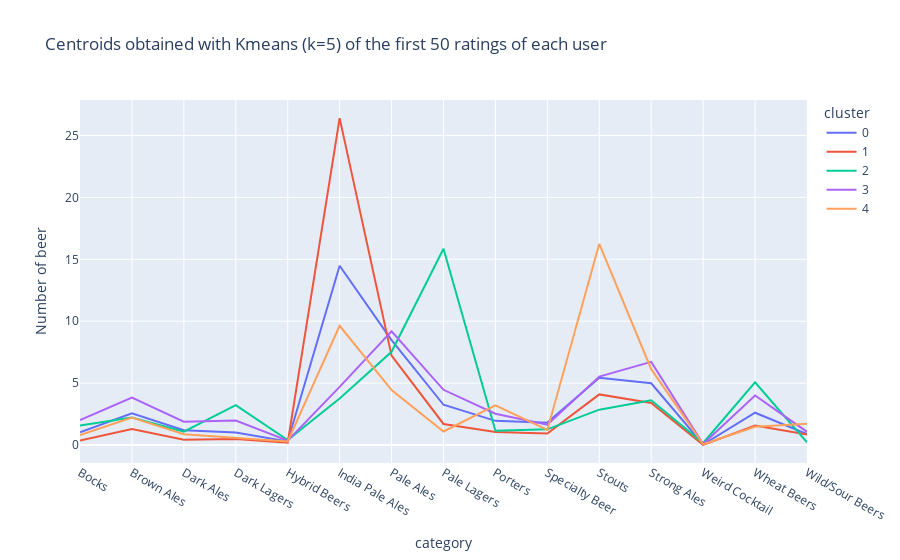

This figure's notebook cell:
### Code cell
fig = px.line(df_cluster_beer_5, x="category", y="Number of beer", color="cluster", title="Centroids obtained with Kmeans (k=5) of the first 50 ratings of each user")
fig.show()
#fig.write_html("centroid_first_5_justification.html")

### Figure 1 — Plotly figure (JSON) as saved in the notebook; plotly's stock layout.template omitted (floating-point values rounded to 4 significant figures)
{"data": [{"hovertemplate": "cluster=0<br>category=%{x}<br>Number of beer=%{y}<extra></extra>", "legendgroup": "0", "line": {"color": "#636efa", "dash": "solid"}, "marker": {"symbol": "circle"}, "mode": "lines", "name": "0", "orientation": "v", "showlegend": true, "type": "scatter", "x": ["Bocks", "Brown Ales", "Dark Ales", "Dark Lagers", "Hybrid Beers", "India Pale Ales", "Pale Ales", "Pale Lagers", "Porters", "Specialty Beer", "Stouts", "Strong Ales", "Weird Cocktail", "Wheat Beers", "Wild/Sour Beers"], "xaxis": "x", "y": [1.034, 2.56, 1.191, 1.007, 0.2867, 14.48, 8.471, 3.253, 1.952, 1.809, 5.43, 4.986, 0.04096, 2.611, 0.8908], "yaxis": "y"}, {"hovertemplate": "cluster=1<br>category=%{x}<br>Number of beer=%{y}<extra></extra>", "legendgroup": "1", "line": {"color": "#EF553B", "dash": "solid"}, "marker": {"symbol": "circle"}, "mode": "lines", "name": "1", "orientation": "v", "showlegend": true, "type": "scatter", "x": ["Bocks", "Brown Ales", "Dark Ales", "Dark Lagers", "Hybrid Beers", "India Pale Ales", "Pale Ales", "Pale Lagers", "Porters", "Specialty Beer", "Stouts", "Strong Ales", "Weird Cocktail", "Wheat Beers", "Wild/Sour Beers"], "xaxis": "x", "y": [0.3723, 1.292, 0.4307, 0.4891, 0.1971, 26.4, 7.219, 1.701, 1.058, 0.927, 4.088, 3.394, 0.0146, 1.577, 0.8394], "yaxis": "y"}, {"hovertemplate": "cluster=2<br>category=%{x}<br>Number of beer=%{y}<extra></extra>", "legendgroup": "2", "line": {"color": "#00cc96", "dash": "solid"}, "marker": {"symbol": "circle"}, "mode": "lines", "name": "2", "orientation": "v", "showlegend": true, "type": "scatter", "x": ["Bocks", "Brown Ales", "Dark Ales", "Dark Lagers", "Hybrid Beers", "India Pale Ales", "Pale Ales", "Pale Lagers", "Porters", "Specialty Beer", "Stouts", "Strong Ales", "Weird Cocktail", "Wheat Beers", "Wild/Sour Beers"], "xaxis": "x", "y": [1.582, 2.214, 1.082, 3.214, 0.4082, 3.765, 7.531, 15.86, 1.153, 1.265, 2.857, 3.612, 0.1633, 5.071, 0.2245], "yaxis": "y"}, {"hovertemplate": "cluster=3<br>category=%{x}<br>Number of beer=%{y}<extra></extra>", "legendgroup": "3", "line": {"color": "#ab63fa", "dash": "solid"}, "marker": {"symbol": "circle"}, "mode": "lines", "name": "3", "orientation": "v", "showlegend": true, "type": "scatter", "x": ["Bocks", "Brown Ales", "Dark Ales", "Dark Lagers", "Hybrid Beers", "India Pale Ales", "Pale Ales", "Pale Lagers", "Porters", "Specialty Beer", "Stouts", "Strong Ales", "Weird Cocktail", "Wheat Beers", "Wild/Sour Beers"], "xaxis": "x", "y": [2.021, 3.824, 1.887, 1.972, 0.3592, 4.701, 9.187, 4.461, 2.528, 1.648, 5.532, 6.718, 0.08803, 4.007, 1.067], "yaxis": "y"}, {"hovertemplate": "cluster=4<br>category=%{x}<br>Number of beer=%{y}<extra></extra>", "legendgroup": "4", "line": {"color": "#FFA15A", "dash": "solid"}, "marker": {"symbol": "circle"}, "mode": "lines", "name": "4", "orientation": "v", "showlegend": true, "type": "scatter", "x": ["Bocks", "Brown Ales", "Dark Ales", "Dark Lagers", "Hybrid Beers", "India Pale Ales", "Pale Ales", "Pale Lagers", "Porters", "Specialty Beer", "Stouts", "Strong Ales", "Weird Cocktail", "Wheat Beers", "Wild/Sour Beers"], "xaxis": "x", "y": [0.8038, 2.228, 0.8734, 0.5886, 0.2848, 9.633, 4.443, 1.095, 3.209, 1.222, 16.25, 6.127, 0.06329, 1.468, 1.709], "yaxis": "y"}], "layout": {"legend": {"title": {"text": "cluster"}, "tracegroupgap": 0}, "title": {"text": "Centroids obtained with Kmeans (k=5) of the first 50 ratings of each user"}, "xaxis": {"anchor": "y", "domain": [0, 1], "title": {"text": "category"}}, "yaxis": {"anchor": "x", "domain": [0, 1], "title": {"text": "Number of beer"}}}}
